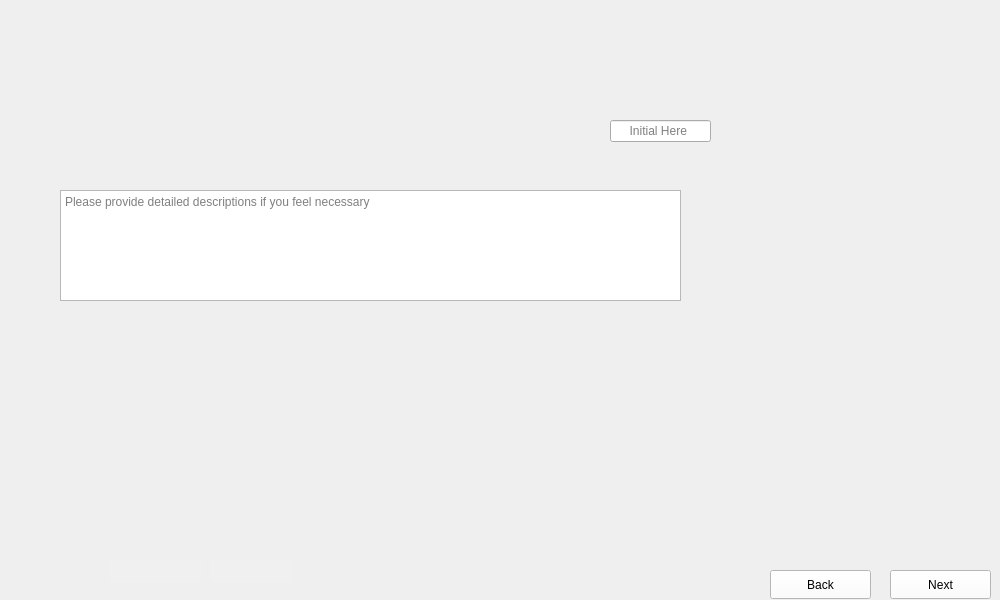
      <widget class="QWidget" name="Dice_Framing_Piezo_2">
       <property name="maximumSize">
        <size>
         <width>1024</width>
         <height>600</height>
        </size>
       </property>
       <property name="styleSheet">
        <string notr="true">border-image: url(:/images/images/Dice_Framing_Piezo_2.png);</string>
       </property>
       <widget class="QTextEdit" name="Dice_Framing_Piezo_2_Comments">
        <property name="geometry">
         <rect>
          <x>60</x>
          <y>190</y>
          <width>621</width>
          <height>111</height>
         </rect>
        </property>
        <property name="styleSheet">
         <string notr="true">border-image:None;</string>
        </property>
        <property name="placeholderText">
         <string>Please provide detailed descriptions if you feel necessary</string>
        </property>
       </widget>
       <widget class="QLineEdit" name="Dice_Framing_Piezo_2_Data">
        <property name="geometry">
         <rect>
          <x>610</x>
          <y>120</y>
          <width>101</width>
          <height>22</height>
         </rect>
        </property>
        <property name="styleSheet">
         <string notr="true">border-image:None;</string>
        </property>
        <property name="placeholderText">
         <string>     Initial Here</string>
        </property>
       </widget>
       <widget class="QPushButton" name="Dice_Framing_Piezo_2_Next">
        <property name="geometry">
         <rect>
          <x>890</x>
          <y>570</y>
          <width>101</width>
          <height>29</height>
         </rect>
        </property>
        <property name="styleSheet">
         <string notr="true">QPushButton{
background-color: rgb(255, 255, 255);
height: 35px;
border-image:None;
}
QPushButton::hover{
background-color: rgb(0, 0, 255);
}
QPushButton:pressed{
padding-top:7px;
padding-top:7px;
}</string>
        </property>
        <property name="text">
         <string>Next</string>
        </property>
       </widget>
       <widget class="QPushButton" name="Dice_Framing_Piezo_2_Back">
        <property name="geometry">
         <rect>
          <x>770</x>
          <y>570</y>
          <width>101</width>
          <height>29</height>
         </rect>
        </property>
        <property name="styleSheet">
         <string notr="true">QPushButton{
background-color: rgb(255, 255, 255);
height: 35px;
border-image:None;
}

QPushButton::hover{
background-color: rgb(0, 0, 255);
}
QPushButton:pressed{
padding-top:7px;
padding-top:7px;
}</string>
        </property>
        <property name="text">
         <string>Back</string>
        </property>
       </widget>
       <widget class="QLineEdit" name="Dice_Framing_Piezo_2_Initial">
        <property name="geometry">
         <rect>
          <x>210</x>
          <y>560</y>
          <width>81</width>
          <height>22</height>
         </rect>
        </property>
        <property name="styleSheet">
         <string notr="true">QLineEdit{
background-color: rgb(240, 240, 240);
border: none;
border-image:None;
}</string>
        </property>
       </widget>
       <widget class="QLineEdit" name="Dice_Framing_Piezo_2_Dates">
        <property name="geometry">
         <rect>
          <x>110</x>
          <y>560</y>
          <width>91</width>
          <height>22</height>
         </rect>
        </property>
        <property name="styleSheet">
         <string notr="true">QLineEdit{
background-color: rgb(240, 240, 240);
border: none;
border-image:None;
}</string>
        </property>
       </widget>
      </widget>
